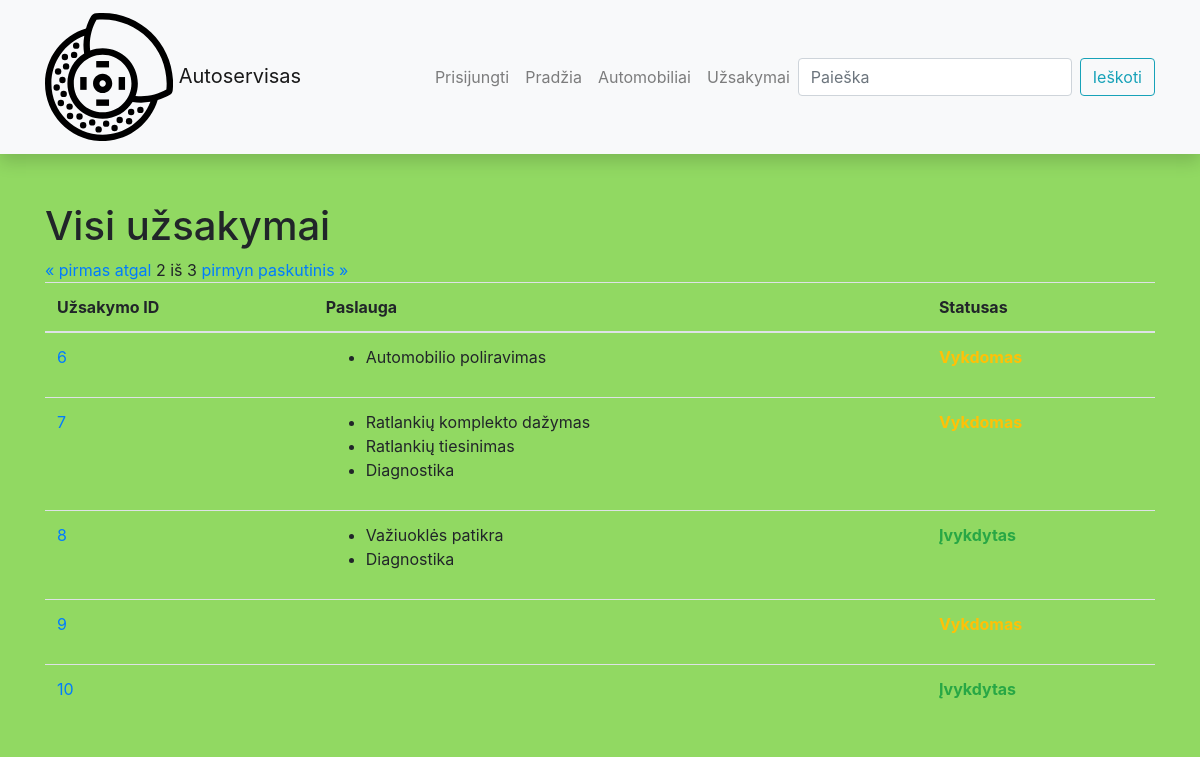
/autoservisas/uzsakymai/?page=2, run on an earlier commit of the app's database.
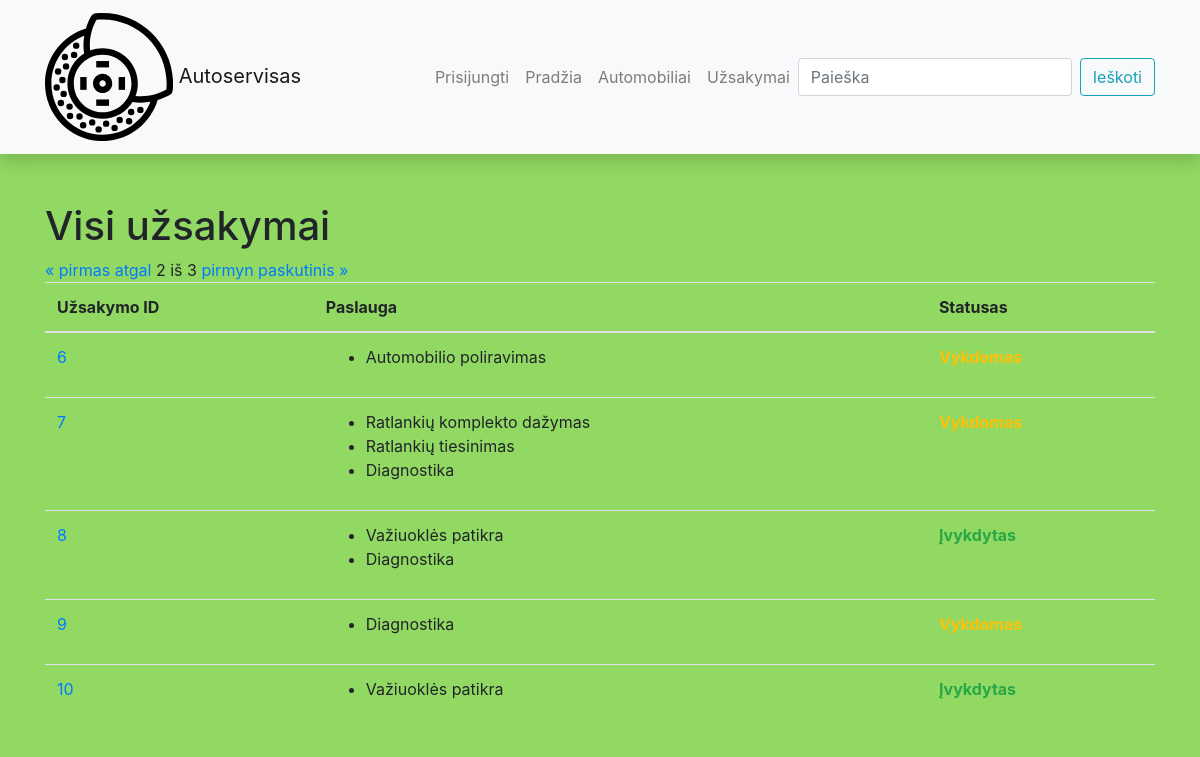
And on a later commit of the database.
### autoservisas/models.py (models this page shows, shortened)
class Uzsakymas(models.Model):
    sukurimo_data = models.DateTimeField('Sukurimo data', default=datetime.now, null=True, blank=True)
    automobilis = models.ForeignKey(Automobilis, on_delete=models.CASCADE)
    imoketa_suma = models.IntegerField('Įmokėta suma')
    uzsakovas = models.ForeignKey(User, on_delete=models.SET_NULL, null=True, blank=True)
    grazinimo_terminas = models.DateField('Gražinimo terminas', null=True, blank=True)
    NEW = 0
    IN_PROGRESS = 1
    COMPLETED = 2
    CANCELLED = 3
    STATUS_CHOICES = [
        (NEW, 'Naujas'),
        (IN_PROGRESS, 'Vykdomas'),
        (COMPLETED, 'Įvykdytas'),
        (CANCELLED, 'Atšauktas'),
    ]
    statusas = models.IntegerField('Statusas',
                                 choices=STATUS_CHOICES,
                                 default=NEW,
                                 blank=True,
                                 help_text='Užsakymo statusas')
    class Meta:
        verbose_name = 'Uzsakymas'
        verbose_name_plural = 'Uzsakymai'

class UzsakymoPrekes(models.Model):
    kiekis = models.IntegerField()
    uzsakymas = models.ForeignKey(Uzsakymas, on_delete=models.CASCADE, related_name="uzsakymo_prekes")
    paslauga = models.ForeignKey(Paslauga, on_delete=models.CASCADE)
    class Meta:
        verbose_name = 'Uzsakymo_Preke'
        verbose_name_plural = 'Uzsakymų_Prekes'

class Paslauga(models.Model):
    pavadinimas = models.CharField('Paslaugos pavadinimas',max_length=200)
    aprasymas = models.TextField('Paslaugos aprašymas', max_length=1300)
    kaina = models.IntegerField('Paslaugos kaina', default=0)
    class Meta:
        verbose_name = 'Paslauga'
        verbose_name_plural = 'Paslaugos'

### autoservisas/views.py (the view)
class UzsakymaiListView(generic.ListView):
    model = Uzsakymas
    context_object_name = 'uzsakymai'
    template_name = 'uzsakymai.html'
    paginate_by = 5
    def get_queryset(self):
        return Uzsakymas.objects.all()

### autoservisas/templates/uzsakymai.html
{% extends 'base.html' %}
{% block content %}
    <h1>Visi užsakymai</h1>
<div class="pagination">
    <span class="step-links">
        {% if page_obj.has_previous %}
            <a href="?page=1">&laquo; pirmas</a>
            <a href="?page={{ page_obj.previous_page_number }}">atgal</a>
        {% endif %}
        <span class="current">
            {{ page_obj.number }} iš {{ page_obj.paginator.num_pages }}
        </span>
        {% if page_obj.has_next %}
            <a href="?page={{ page_obj.next_page_number }}">pirmyn</a>
        <a href="?page={{ page_obj.paginator.num_pages }}">paskutinis &raquo;</a>
        {% endif %}
    </span>
</div>
    <table class="table">
        <thead>
            <tr>
                <th>Užsakymo ID</th>
                <th>Paslauga</th>
                <th>Statusas</th>
            </tr>
        </thead>
        <tbody>
            {% for uzsakymas in uzsakymai %}
                <tr>
                    <td><a href="{% url 'uzsakymas-detail' uzsakymas.id %}">{{ uzsakymas.id }}</a></td>
                    <td>
                        <ul>
                            {% for preke in uzsakymas.uzsakymo_prekes.all %}
                                <li>{{ preke.paslauga.pavadinimas }}</li>
                            {% endfor %}
                        </ul>
                    </td>
                    <td>
                        <p class="{% if uzsakymas.statusas == 0 %} text-muted
                                   {% elif uzsakymas.statusas == 1 %} text-warning
                                   {% elif uzsakymas.statusas == 2 %} text-success
                                   {% elif uzsakymas.statusas == 3 %} text-danger
                                   {% else %} text-muted {% endif %}">
                            <b>{{ uzsakymas.get_statusas_display }}</b>
                        </p>
                    </td>
                </tr>
            {% endfor %}
        </tbody>
    </table>
{% endblock %}

What changed in the data, as far as the page shows it:
added UzsakymoPrekes: paslauga.pavadinimas "Diagnostika", shown under Uzsakymas id 9
added UzsakymoPrekes: paslauga.pavadinimas "Važiuoklės patikra", shown under Uzsakymas id 10
